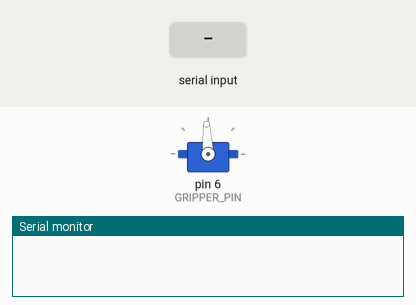
Simulated run of this sketch. Board: Teensy 4. Parts: servo, the last lines printed to the serial monitor. Inputs (shaded band) come from the test bench.

Above: at 1.2 s.
1.3 s: "90,45\n" received over Serial
At 2.2 s:
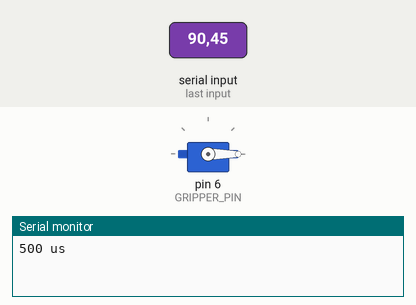
Timing chart, 0 to 4.3 s (numbered marks = the images above; inputs shaded):
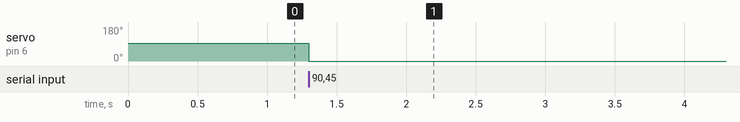

Measured:
- after the input at 1.3 s, servo on pin 6 (GRIPPER_PIN): 93° → 0° at once

The sketch:

servotest.ino
```cpp
// Gripper servo test: type a pulse width in us in the serial monitor (send with newline), the servo on pin 6 goes there.
// Nothing else (no CAN, no homing). Starts at 1500. Servo on its own supply, ground shared with the Teensy.
#include <Servo.h>

Servo gripper;
const int GRIPPER_PIN = 6;
const int MIN_US = 500, MAX_US = 2500;  // typed values are clamped to this; the gripper may bind well inside it

void setup() {
  Serial.begin(115200);
  gripper.attach(GRIPPER_PIN);
  gripper.writeMicroseconds(1500);
}

void loop() {
  if (!Serial.available()) return;
  int us = Serial.parseInt();
  while (Serial.available()) Serial.read();  // drop the newline
  if (us == 0) return;
  us = constrain(us, MIN_US, MAX_US);
  gripper.writeMicroseconds(us);
  Serial.printf("%d us\n", us);
}
```
